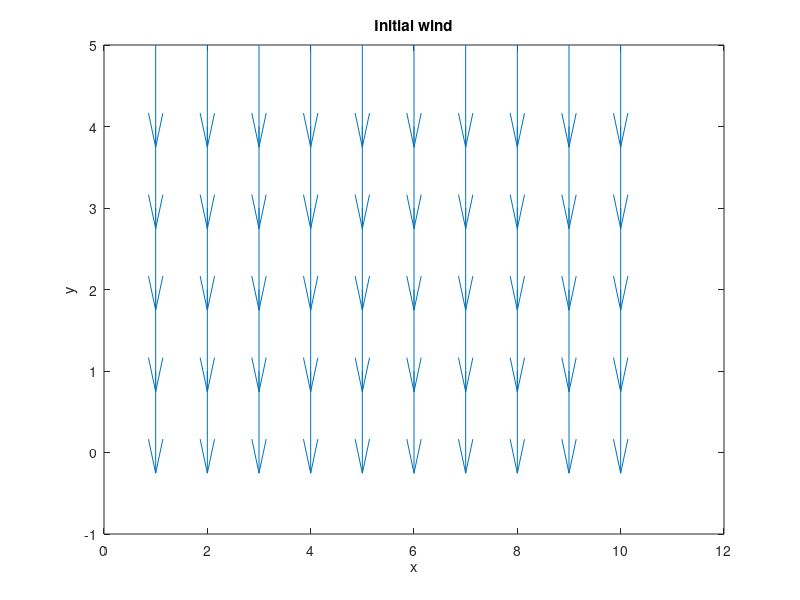
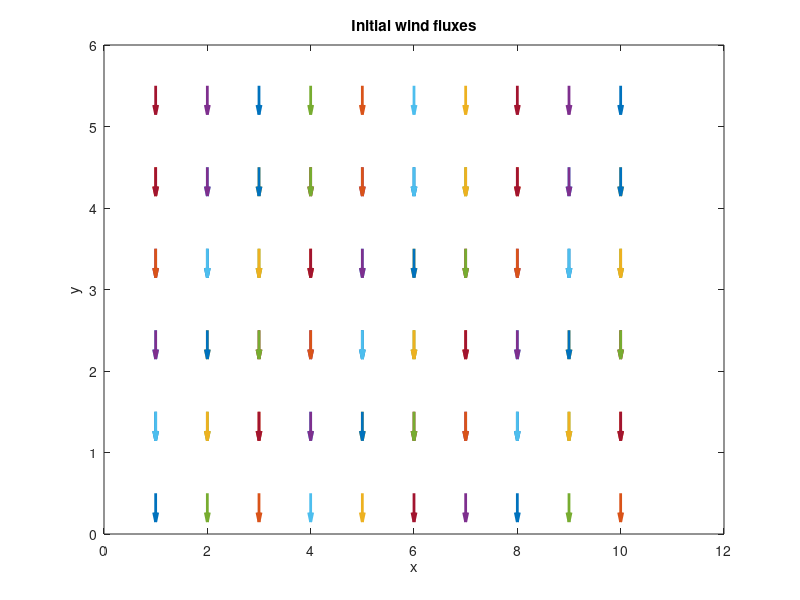

Write the MATLAB code that produced these figures, in order. (Note: this script raises an error after producing the figures.)
% dimension
n = [10,5];
fprintf('linear array of %ix%i cells\n',n(1),n(2))
% grid (regular for the moment)
[x,y] = meshgrid(1:n(1),1:n(2));
xx = x'; yy = y';

% # x continuity constraints
nt1 = (n(1)-1)*n(2);
% # y continuity constraints
nt2 = n(1)*(n(2)-1);
% # ground flux conditions
nt3 = n(1);
c_constraints = nt1+nt2+nt3;

% # fluxes per element
factor = 4;
% initialize matrices
B=sparse(factor*prod(n));
D=sparse(prod(n),factor*prod(n));
A=sparse(factor*prod(n));
E=sparse(size(n,2)*prod(n),factor*prod(n));
t1 = sparse(nt1,factor*prod(n));
t2 = sparse(nt2,factor*prod(n));
t3 = sparse(nt3,factor*prod(n));
v0f = zeros(factor*prod(n),1);
% make them full if small
if prod(n)<200, B=full(B);D=full(D);E=full(E);A=full(A);t1=full(t1);t2=full(t2);t3=full(t3); end
% create block matrices
for i=1:prod(n)
    s=(i-1)*factor+1:i*factor; % span of local dofs
    t=(i-1)*size(n,2)+1:i*size(n,2);
    A(s,s)=diag([1,1,2,2]);
    B(s,s)=[-1,0,0,0;0,1,0,0;0,0,-1,0;0,0,0,1];
    D(i,s)=[1,1,1,1];
    E(t,s)=[-.5,.5,0,0;0,0,-.5,.5];
    v0f(s)=[0,0,1,-1]; % initial wind flux
    % continuity conditions
    [xi,yi]=ind2sub(n,i);    
    if xi > 1
        t1((xi-1)+(yi-1)*(n(1)-1),s(1)) = 1;
    end
    if xi < n(1)
        t1(xi+(yi-1)*(n(1)-1),s(2)) = 1;
    end
    if yi > 1
        t2((yi-1)+(xi-1)*(n(2)-1),s(3)) = 1;
    end
    if yi < n(2)
        t2(yi+(xi-1)*(n(2)-1),s(4)) = 1;
    end
    if yi==1
        t3(xi,s(3)) = 1;
    end
end
C = [t1;t2;t3];
% check that they are the same number computed before
if size(C,1) ~= c_constraints
    error('number of constraints different than indices computed!') 
end
% initial wind flow at the middle of the cells
u0=E*v0f;
% plot initial wind
figure, quiver(xx(:),yy(:),u0(1:2:end),u0(2:2:end)), xlabel('x'), ylabel('y'), title('Initial wind')
% plot initial fluxes
vv0f = B*v0f;
figure, for i=1:prod(n), s=(i-1)*factor+1:i*factor; [xi,yi]=ind2sub(n,i); quiver([xi-.5,xi+.5,xi,xi],[yi,yi,yi-.5,yi+.5],[vv0f(s(1:2))',0,0],[0,0,vv0f(s(3:4))'],.5,'LineWidth',2), hold on, end, xlabel('x'), ylabel('y'), title('Initial wind fluxes')
% need initial Cartesian wind instead of flux
v0=B*v0f; 
% solve mass-consistent using saddle problem
saddle_sparse
% show matrix M if it is small
if prod(n)<10,M,end
% transform fluxes into cartesian winds at the centers
u=E*v;
% plot resulting wind
figure, quiver(xx(:),yy(:),u(1:2:end),u(2:2:end)), xlabel('x'), ylabel('y'), title('Mass-consistent solution')
vv = B*v;
% plot resulting fluxes
figure, for i=1:prod(n), s=(i-1)*factor+1:i*factor; [xi,yi]=ind2sub(n,i); quiver([xi-.5,xi+.5,xi,xi],[yi,yi,yi-.5,yi+.5],[vv(s(1:2))',0,0],[0,0,vv(s(3:4))'],.5,'LineWidth',2), hold on, end, xlabel('x'), ylabel('y'), title('Mass-consistent solution fluxes')
% plot lagrange multiplier p
figure, mesh(xx,yy,reshape(p,n)), xlabel('x'), ylabel('y'), title('Lagrange multiplier p')
% plot lagrange multiplier q
qq = Ct*q;
qqm = (qq(1:4:end-1)+qq(2:4:end)+qq(3:4:end)+qq(4:4:end))/4;
figure, mesh(xx,yy,reshape(qqm,n)), xlabel('x'), ylabel('y'), title('Lagrange multiplier q')
figure, for i=1:prod(n), s=(i-1)*factor+1:i*factor; [xi,yi]=ind2sub(n,i); plot3([xi-.5,xi+.5;xi,xi],[yi,yi;yi-.5,yi+.5],[qq(s(1:2))';qq(s(3:4))'],'.'), hold on, end, xlabel('x'), ylabel('y'), title('Lagrange multiplier q')

